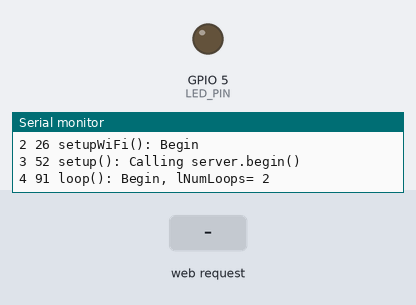
Bench run of a sketch on a simulated ESP8266 (NodeMCU). Shown: output pins drawn as LEDs (lit = HIGH), the last lines printed to the serial monitor. The inputs (shaded band) are chosen by the test bench.

Above: at 1.2 s.
1.3 s: HTTP request GET /led/1 received
At 2.5 s:
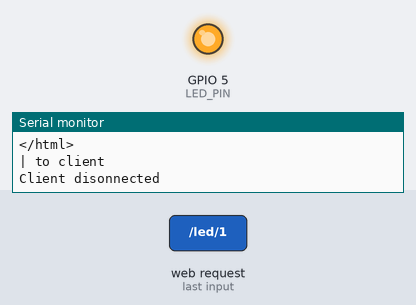
2.8 s: HTTP request GET /led/0 received
At 3.8 s:
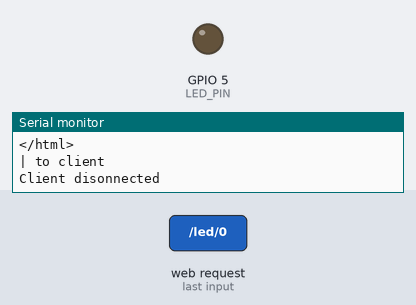
Timing chart, 0 to 5.8 s (numbered marks = the images above; inputs shaded):
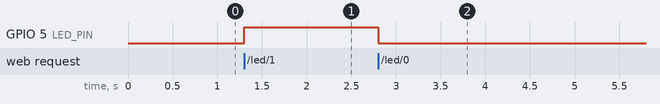

The sketch:

SparkFunESP8266_WebServer.ino
```cpp
/* SparkFun ESP8266 WebServer
  11/21/15- Get working with RealTerm for monitor
*/
//#include <Arduino.h>
#include <Streaming.h>
#include <ESP8266WiFi.h>

#define LOG0      lLineCount++ << " " << millis()
static long       lLineCount= 0;      //Serial Monitor uses for clarity.
static long       lNumLoops= 1;

//////////////////////
// WiFi Definitions //
//////////////////////
const char WiFiAPPSK[] = "sparkfun";

/////////////////////
// Pin Definitions //
/////////////////////
const int LED_PIN = 5; // Thing's onboard, green LED
const int ANALOG_PIN = A0; // The only analog pin on the Thing
const int DIGITAL_PIN = 12; // Digital pin to be read

WiFiServer server(80);

void setup()
{
  initHardware();
  //Serial.println("setup(): Calling setupWiFi()");
  Serial << LOG0 << " setup(): Calling setupWiFi()" << endl;
  setupWiFi();
  //Serial.println("setup(): Calling server.begin()");
  Serial << LOG0 << " setup(): Calling server.begin()" << endl;
  server.begin();
} //setup


void initHardware()
{
  //Serial.begin(115200);
  Serial.begin(9600);
  //Serial.println("initHardware(): Initialized serial to 9600 baud");
  Serial << LOG0 << " initHardware(): Initialized serial to 9600 baud" << endl;
  //Serial << "Free Ram= " << freeRam() << endl;
  pinMode(DIGITAL_PIN, INPUT_PULLUP);
  pinMode(LED_PIN, OUTPUT);
  digitalWrite(LED_PIN, LOW);
  // Don't need to set ANALOG_PIN as input,
  // that's all it can be.
} //initHardware


void setupWiFi()
{
  //Serial.println("setupWiFi(): Begin");
  Serial << LOG0 << " setupWiFi(): Begin" << endl;
  WiFi.mode(WIFI_AP);

  // Do a little work to get a unique-ish name. Append the
  // last two bytes of the MAC (HEX'd) to "Thing-":
  uint8_t mac[WL_MAC_ADDR_LENGTH];
  WiFi.softAPmacAddress(mac);
  String macID = String(mac[WL_MAC_ADDR_LENGTH - 2], HEX) +
                 String(mac[WL_MAC_ADDR_LENGTH - 1], HEX);
  macID.toUpperCase();
  String AP_NameString = "ESP8266 Thing " + macID;

  char AP_NameChar[AP_NameString.length() + 1];
  memset(AP_NameChar, 0, AP_NameString.length() + 1);

  for (int i=0; i<AP_NameString.length(); i++)
    AP_NameChar[i] = AP_NameString.charAt(i);

  WiFi.softAP(AP_NameChar, WiFiAPPSK);
} //setupWiFi


void loop()
{
  if ((lNumLoops++ % 500000) == 1) {
    Serial << LOG0 << " loop(): Begin, lNumLoops= " << lNumLoops << endl;
  }
  // Check if a client has connected
  WiFiClient client = server.available();
  if (!client) {
    return;
  }

  // Read the first line of the request
  String req = client.readStringUntil('\r');
  //Serial.println(req);
  Serial << LOG0 << "loop(): Received request |" << req << "|" << endl;
  client.flush();

  // Match the request
  int val = -1; // We'll use 'val' to keep track of both the
                // request type (read/set) and value if set.
  if (req.indexOf("/led/0") != -1)
    val = 0; // Will write LED low
  else if (req.indexOf("/led/1") != -1)
    val = 1; // Will write LED high
  else if (req.indexOf("/read") != -1)
    val = -2; // Will print pin reads
  // Otherwise request will be invalid. We'll say as much in HTML

  // Set GPIO5 according to the request
  if (val >= 0)
    digitalWrite(LED_PIN, val);

  client.flush();

  // Prepare the response. Start with the common header:
  String s = "HTTP/1.1 200 OK\r\n";
  s += "Content-Type: text/html\r\n\r\n";
  s += "<!DOCTYPE HTML>\r\n<html>\r\n";
  s += "<BODY>\r\n";
  // If we're setting the LED, print out a message saying we did
  if (val >= 0)
  {
    s += "LED is now ";
    s += (val)?"on":"off";
  }
  else if (val == -2)
  #if 0
  { // If we're reading pins, print out those values:
    s += "Analog Pin = ";
    s += String(analogRead(ANALOG_PIN));
    s += "<br>"; // Go to the next line.
    s += "Digital Pin 12 = ";
    s += String(digitalRead(DIGITAL_PIN));
  }
  #else
  { // If we're reading pins, print out those values:
    s += "<H1>Hello from ESP8266<\H1\n";

    s += "<H1>\n";
    s += "Analog Pin = ";
    s += String(analogRead(ANALOG_PIN));
    s += "</H1>\n";
   //s += "<br>"; // Go to the next line.
    s += "<H1>Seconds since start= " + String(millis() / 1000) + "</H1\n";
  }
  #endif
  else
  {
    s += "Invalid Request.<br> Try /led/1, /led/0, or /read.";
  }
  s += "</BODY>\r\n";
  s += "</html>\n";

  //Serial.println("loop(): Send response to client.");
  Serial << LOG0 << " loop(): Send |" << s << "| to client" << endl;
  // Send the response to the client
  client.print(s);
  delay(1);
  Serial.println("Client disonnected");

  // The client will actually be disconnected
  // when the function returns and 'client' object is detroyed
} //loop
//Last line.
```

Measured:
- after the input at 1.3 s, GPIO 5 (LED_PIN): LOW → HIGH at once
- after the input at 2.8 s, GPIO 5 (LED_PIN): HIGH → LOW at once
